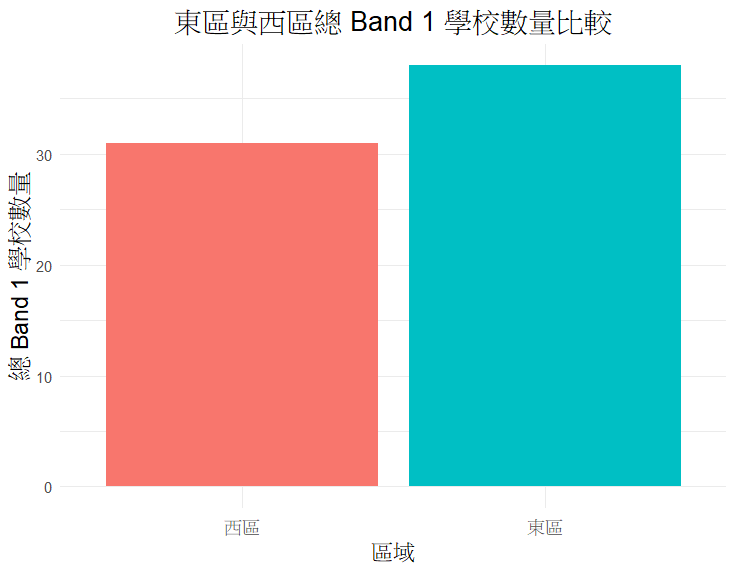

The R source for this figure:
# 安裝所需的套件（如果尚未安裝）
if (!require(dplyr)) install.packages("dplyr")
if (!require(ggplot2)) install.packages("ggplot2")

# 載入套件
library(dplyr)
library(ggplot2)

# 設置工作目錄（如果需要）
# setwd("/Users/YourUsername/Desktop") # 修改為您的文件所在目錄

# 讀取兩個 CSV 文件
schools_west <- read.csv("school_west.csv", stringsAsFactors = FALSE)
schools_east <- read.csv("school_east.csv", stringsAsFactors = FALSE)

# 添加東、西標籤
schools_west <- schools_west %>% mutate(Region = "西區")
schools_east <- schools_east %>% mutate(Region = "東區")

# 合併東、西區數據
schools <- bind_rows(schools_west, schools_east)

# 確保 "收生" 欄位是字符型（避免出現因數類型數據問題）
schools$收生 <- as.character(schools$收生)

# 計算東、西區的總 Band 1 學校數量
region_band1_summary <- schools %>%
  filter(收生 == "BAND 1") %>% # 只篩選 Band 1 的學校
  group_by(Region) %>%         # 按東/西區分組
  summarise(TotalBand1 = n())  # 計算每個區域的 Band 1 總數量

# 查看結果
print(region_band1_summary)

# 繪製東、西區總 Band 1 學校數量的比較圖
ggplot(region_band1_summary, aes(x = Region, y = TotalBand1, fill = Region)) +
  geom_bar(stat = "identity") +
  labs(
    title = "東區與西區總 Band 1 學校數量比較",
    x = "區域",
    y = "總 Band 1 學校數量",
    fill = "區域"
  ) +
  theme_minimal() +
  theme(
    plot.title = element_text(hjust = 0.5, size = 16),
    axis.text.x = element_text(size = 12),
    axis.title = element_text(size = 14),
    legend.position = "none"  # 隱藏圖例（因只有兩個區域）
  )
